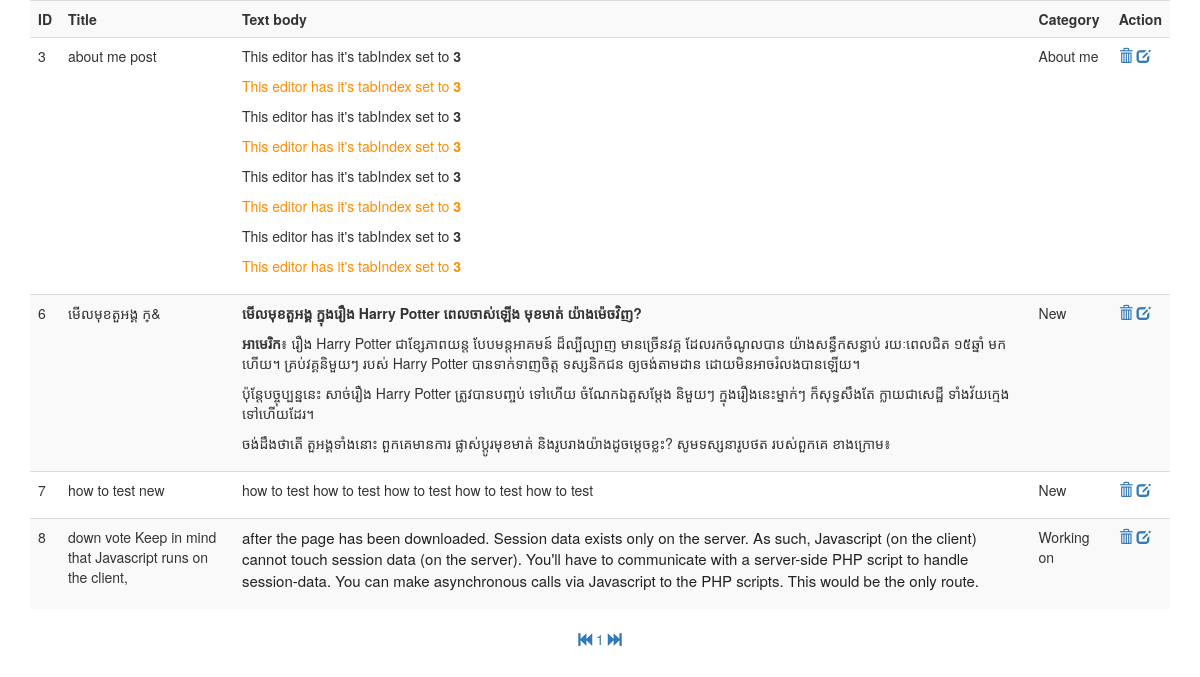
The app's page /viewalldatapost.php with its own data.
### tables this page shows
CREATE TABLE IF NOT EXISTS `tb_information` (
  `id` int(11) NOT NULL AUTO_INCREMENT,
  `title` varchar(100) NOT NULL,
  `text_user` varchar(10000) NOT NULL,
  `category` varchar(100) NOT NULL,
  PRIMARY KEY (`id`)
);

### viewalldatapost.php (the view, shortened to what this page needs)
<!DOCTYPE html>
<html>
<head>
	<link rel="stylesheet" type="text/css" href="asset/css/bootstrap.css"/>
	<link rel="stylesheet" type="text/css" href="asset/css/bootstrap.min.css"/>
</head>
<body>
<div class="container">
<?php
$con = mysqli_connect("localhost","root","123","app_login");
$per_page=5;
if (isset($_GET["page"])) {
$page = $_GET["page"];
}
else {
$page=1;
}
$start_from = ($page-1) * $per_page;
$query = "SELECT * FROM tb_information LIMIT $start_from, $per_page";
$result = mysqli_query ($con, $query);
?>
<table class="table table-striped">
<tr><th>ID</th><th>Title</th><th>Text body</th><th>Category</th><th>Action</th></tr>
<?php
while ($row = mysqli_fetch_assoc($result)) {
	$id=$row["id"];
?>
<tr>
<td><?php echo $row['id']; ?></td>
<td><?php echo $row["title"]; ?></td>
<td><?php echo $row['text_user']; ?></td>
<td><?php echo $row['category']; ?></td>
<?php echo "<td ><a href=\"delete_pagepost.php?user_id=".$id . "\" onclick=\"return confirm('Are you sure you want to delete datas?');\"><i class='glyphicon glyphicon-trash'></i></a> <a href=\"edit_data_post.php?user_id=".$id . "\" onclick=\"return confirm('Are you sure you want to edit datas?');\"><i class='glyphicon glyphicon-edit'></i></a></td>"?>
</tr>
<?php
};
?>
</table>
<div>
<?php
$query = "select * from tb_information";
$result = mysqli_query($con,$query);
$total_records = mysqli_num_rows($result);
$total_pages = ceil($total_records / $per_page);
echo "<center><a href='viewalldatapost.php?page=1'>".'<span class="glyphicon glyphicon-fast-backward">'."</a> ";
for ($i=1; $i<=$total_pages; $i++){
echo "<a href='viewalldatapost.php?page=".$i."'>".$i."</a> ";
};
echo "<a href='viewalldatapost.php?page=$total_pages'>".'<span class="glyphicon glyphicon-fast-forward"></span>'."</a></center>";
?>
</div>
</body>
</html>

### records on screen
tb_information: id "3", title "about me post", text_user "This editor has it's tabIndex set to 3 This editor has it's tabIndex set to 3 This editor has it's tabIndex set to 3 This editor has it's tabIndex set to 3 This editor has it's tabIndex set to 3 This editor has it's tabIndex set to 3 This editor has it's tabIndex set to 3 This editor has it's tabIndex set to 3", category "About me"
tb_information: id "6", title "មើលមុខតួអង្គ ក្&", text_user "មើលមុខតួអង្គ ក្នុងរឿង Harry Potter ពេលចាស់ឡើង មុខមាត់ យ៉ាងម៉េចវិញ? អាមេរិក ៖ រឿង Harry Potter ជាខ្សែភាពយន្ត បែបមន្តអាគមន៍ ដ៏ល្បីល្បាញ មានច្រើនវគ្គ ដែលរកចំណូលបាន យ៉ាងសន្ធឹកសន្ធាប់ រយៈពេលជិត ១៥ឆ្នាំ មកហើយ។ គ្រប់វគ្គនិមួយៗ របស់ Harry Potter បានទាក់ទាញចិត្ត ទស្សនិកជន ឲ្យចង់តាមដាន ដោយមិនអាចរំលងបានឡើយ។ ប៉ុន្តែបច្ចុប្បន្ននេះ សាច់រឿង Harry Potter ត្រូវបានបញ្ចប់ ទៅហើយ ចំណែកឯតួសម្តែង និមួយៗ ក្នុងរឿងនេះម្នាក់ៗ ក៏សុទ្ធសឹងតែ ក្លាយជាសេដ្ឋី ទាំងវ័យក្មេង ទៅហើយដែរ។ ចង់ដឹងថាតើ តួអង្គទាំងនោះ ពួកគេមានការ ផ្លាស់ប្តូរមុខមាត់ និងរូបរាងយ៉ាងដូចម្តេចខ្លះ? សូមទស្សនារូបថត របស់ពួកគេ ខាងក្រោម៖", category "New"
tb_information: id "7", title "how to test new", text_user "how to test how to test how to test how to test how to test", category "New"
tb_information: id "8", title "down vote Keep in mind that Javascript runs on the client,", text_user "after the page has been downloaded. Session data exists only on the server. As such, Javascript (on the client) cannot touch session data (on the server). You'll have to communicate with a server-side PHP script to handle session-data. You can make asynchronous calls via Javascript to the PHP scripts. This would be the only route.", category "Working on"
